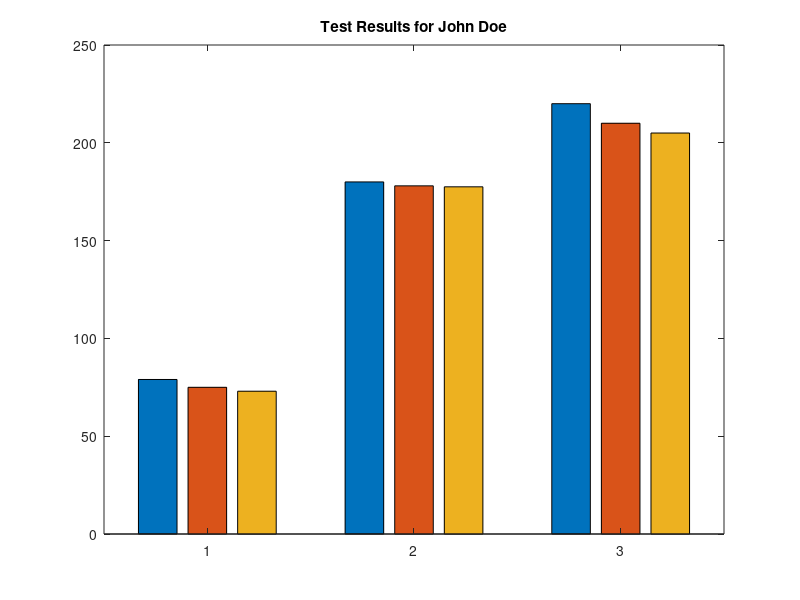

This figure's MATLAB source:
clcclear# A structure is a data type that groups related data using data containers called fields.patient(1).name = 'John Doe';patient(1).billing = 127.00;patient(1).test = [79, 75, 73; 180, 178, 177.5; 220, 210, 205];amount_due = patient(1).billing;isequal(patient(1).billing,amount_due,127,127.0,127.00)isequal(size(patient),[1 1])patient(2).name = 'Ann Lane';patient(2).billing = 28.50;patient(2).test = [68, 70, 68; 118, 118, 119; 172, 170, 169];isequal(patient(2).billing,28.50,28.5)isequal(size(patient),[1 2])patient(3).name = 'New Name';foo=patient(3);isequal(typeinfo(foo),'scalar struct')isequal(foo.name,'New Name')isequal(foo.billing,[])isequal(foo.test,[])isequal(size(foo),[1 1])isequal(size(patient),[1 3])bar(patient(1).test)title(['Test Results for ', patient(1).name])